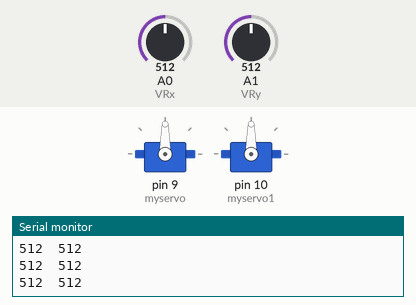
Simulated run of this sketch. Board: Arduino Uno, built with avr-gcc and run on an emulated ATmega328P. Shown: 2 × servo, the last lines printed to the serial monitor. The test bench sets the inputs (shaded band); at power-on: A0 (VRx) = 512, A1 (VRy) = 512.

Above: at 1.2 s.
1.3 s: A0 (VRx) set to 716
At 2.5 s:
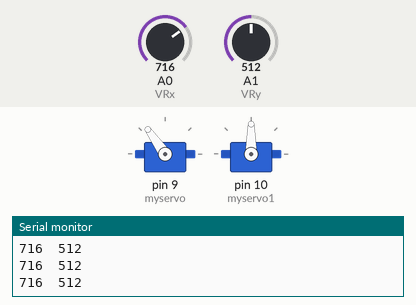
2.8 s: A1 (VRy) set to 716
At 3.9 s:
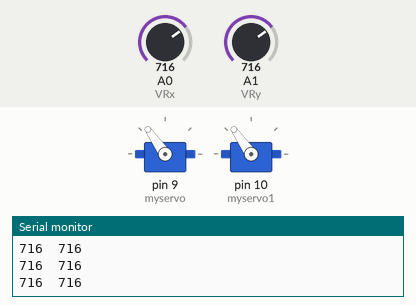
4.3 s: A1 (VRy) set to 11
At 4.9 s:
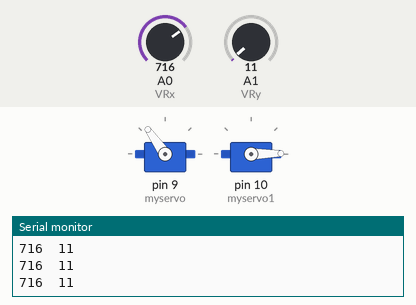
5.8 s: A1 (VRy) set to 8
7.3 s: A0 (VRx) set to 991
At 8.2 s:
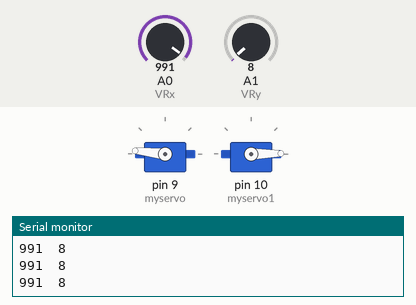
8.8 s: A0 (VRx) set to 1012
At 9.4 s:
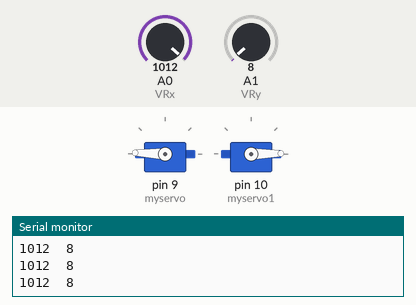
Timing chart, 0 to 11.8 s (numbered marks = the images above; inputs shaded):
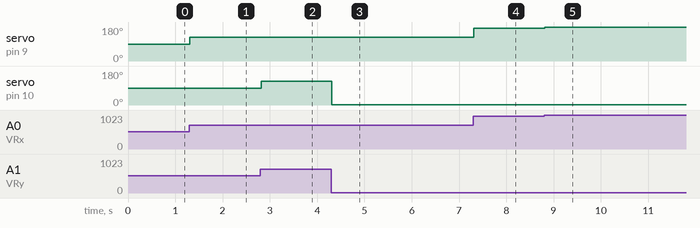

The sketch:

robot_arm.ino
```cpp
#include <Servo.h>
int VRx = A0;
int VRy = A1;
Servo myservo;
Servo myservo1;
void setup()
{
  Serial.begin(9600);
  myservo.attach(9);
  myservo1.attach(10);
  pinMode(VRx, INPUT);
  pinMode(VRy, INPUT);


}

void loop() {
 int xPosition = analogRead(VRx);
 int yPosition = analogRead(VRy);

  Serial.print(xPosition);
  Serial.print("\t");
  Serial.println(yPosition);


   int ang=map(xPosition,0,1023,0,180);
   int ang1=map(yPosition,0,1023,0,180);

  myservo.write(ang);
   myservo1.write(ang1);

}
```

Measured:
- after the input at 1.3 s, servo on pin 9 (myservo): 90° → 125° at once
- after the input at 2.8 s, servo on pin 10 (myservo1): 90° → 125° at once
- after the input at 4.3 s, servo on pin 10 (myservo1): 125° → 1° at once
- after the input at 7.3 s, servo on pin 9 (myservo): 125° → 174° at once
- after the input at 8.8 s, servo on pin 9 (myservo): 174° → 178° at once
